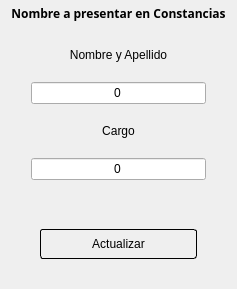
        <widget class="QFrame" name="caja">
         <property name="maximumSize">
          <size>
           <width>500</width>
           <height>580</height>
          </size>
         </property>
         <property name="styleSheet">
          <string notr="true"/>
         </property>
         <layout class="QVBoxLayout" name="verticalLayout_40" stretch="1,9">
          <property name="topMargin">
           <number>5</number>
          </property>
          <item>
           <widget class="QLabel" name="label_50">
            <property name="font">
             <font>
              <family>Trebuchet MS</family>
              <weight>75</weight>
              <bold>true</bold>
             </font>
            </property>
            <property name="text">
             <string>Nombre a presentar en Constancias</string>
            </property>
            <property name="alignment">
             <set>Qt::AlignCenter</set>
            </property>
           </widget>
          </item>
          <item>
           <layout class="QVBoxLayout" name="verticalLayout_41" stretch="8,2">
            <property name="spacing">
             <number>40</number>
            </property>
            <property name="leftMargin">
             <number>20</number>
            </property>
            <property name="topMargin">
             <number>20</number>
            </property>
            <property name="rightMargin">
             <number>20</number>
            </property>
            <property name="bottomMargin">
             <number>10</number>
            </property>
            <item>
             <layout class="QVBoxLayout" name="verticalLayout_42" stretch="0,0,0,0">
              <property name="spacing">
               <number>20</number>
              </property>
              <property name="leftMargin">
               <number>0</number>
              </property>
              <property name="topMargin">
               <number>0</number>
              </property>
              <property name="rightMargin">
               <number>0</number>
              </property>
              <property name="bottomMargin">
               <number>0</number>
              </property>
              <item>
               <widget class="QLabel" name="label_70">
                <property name="text">
                 <string>Nombre y Apellido</string>
                </property>
                <property name="alignment">
                 <set>Qt::AlignCenter</set>
                </property>
               </widget>
              </item>
              <item>
               <widget class="QLineEdit" name="nombre_licenciada">
                <property name="text">
                 <string>0</string>
                </property>
                <property name="alignment">
                 <set>Qt::AlignCenter</set>
                </property>
               </widget>
              </item>
              <item>
               <widget class="QLabel" name="label_71">
                <property name="text">
                 <string>Cargo</string>
                </property>
                <property name="alignment">
                 <set>Qt::AlignCenter</set>
                </property>
               </widget>
              </item>
              <item>
               <widget class="QLineEdit" name="cargo_licenciada">
                <property name="text">
                 <string>0</string>
                </property>
                <property name="alignment">
                 <set>Qt::AlignCenter</set>
                </property>
               </widget>
              </item>
             </layout>
            </item>
            <item>
             <widget class="QFrame" name="frame_9">
              <property name="styleSheet">
               <string notr="true">border:none;</string>
              </property>
              <property name="frameShape">
               <enum>QFrame::StyledPanel</enum>
              </property>
              <property name="frameShadow">
               <enum>QFrame::Raised</enum>
              </property>
              <layout class="QVBoxLayout" name="verticalLayout_43">
               <item>
                <widget class="QPushButton" name="update_contratacion_5">
                 <property name="minimumSize">
                  <size>
                   <width>0</width>
                   <height>30</height>
                  </size>
                 </property>
                 <property name="cursor">
                  <cursorShape>PointingHandCursor</cursorShape>
                 </property>
                 <property name="styleSheet">
                  <string notr="true">border:1px solid #000;
border-radius:3px;</string>
                 </property>
                 <property name="text">
                  <string>Actualizar</string>
                 </property>
                </widget>
               </item>
              </layout>
             </widget>
            </item>
           </layout>
          </item>
         </layout>
        </widget>
